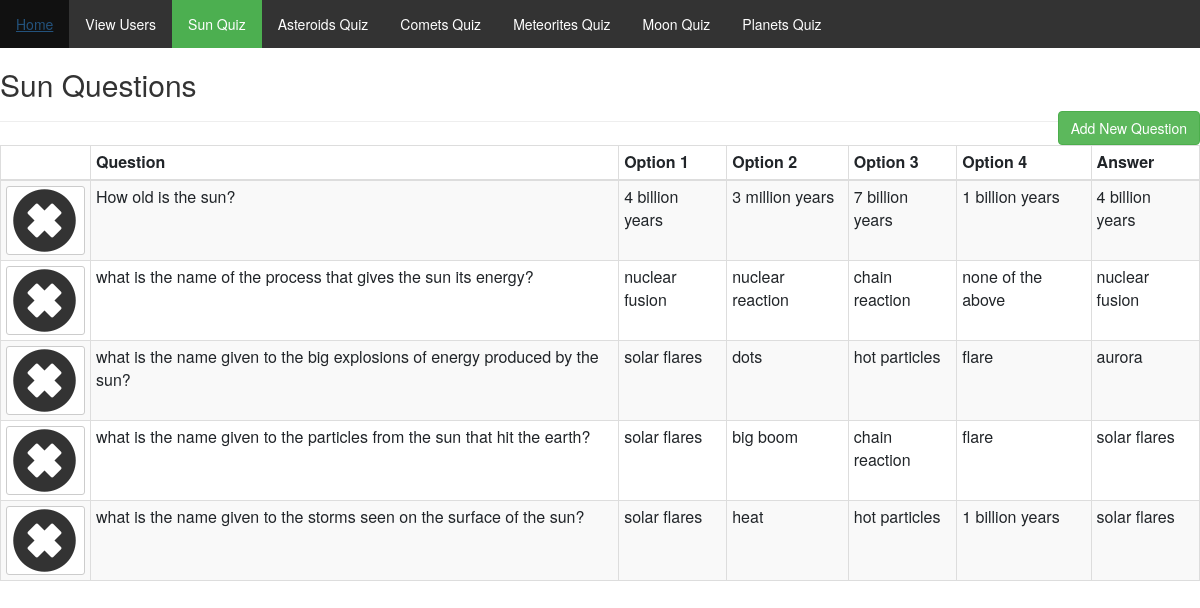
/admin/sun/sunquiz.php, run on the app's committed database.
### tables this page shows
CREATE TABLE `sunquiz` (
  `id` int(255) NOT NULL,
  `que` varchar(255) NOT NULL,
  `option_1` varchar(255) NOT NULL,
  `option_2` varchar(255) NOT NULL,
  `option_3` varchar(255) NOT NULL,
  `option_4` varchar(255) NOT NULL,
  `ans` varchar(255) NOT NULL,
  `userans` text NOT NULL
);

### admin/sun/sunquiz.php (the view, shortened to what this page needs)
<?php
include '../../head.php';
$link = mysqli_connect("localhost", "102600", "choco95*", "starchild");
if(isset($_GET['add'])){
$que=((isset($_POST['que'])));
$opt1=((isset($_POST['option_1'])));
$opt2=((isset($_POST['option_2'])));
$opt3=((isset($_POST['option_3'])));
$opt4=((isset($_POST['option_4'])));
$ans=((isset($_POST['ans'])));
$errors=array();
if($_POST){
    $ansQuery=$link->query("SELECT * FROM sunquiz WHERE ans='$ans'");
    $ansCount = mysqli_num_rows($ansQuery);
    if($ansCount != 0){
        $errors[]='The Entered Question Already Exists In The Database';
    }
    $required = array('que','option_1','option_2','option_3','option_4','ans');
    foreach($required as $f){
        if(empty($_POST[$f])){
            $errors[]='You Must Fill Out All Fields!';
            break;
        }
    }
    if(!empty($errors)){
        echo display_errors($errors);
    }else{
        $link->query("INSERT INTO sunquiz (que, option_1, option_2,option_3,option_4,ans) VALUES ('$que','$opt1','$opt2','$opt3','$opt4','$ans')");
        $_SESSION['success_flash'] = 'Question Has Been Added';
        header('Location: sunquiz.php');
    }
}
?>
<?php
}else{
    $queQuery = $link->query("SELECT * FROM sunquiz ");
    ?>
<link href="../nav.css" type="text/css" rel="stylesheet">
<ul>
                <li><a  href="../index.php" >Home</a></li>
                <li><a  href="../admin.php">View Users</a></li>
                <li><a href="sunquiz.php" class="active">Sun Quiz</a></li>
				        <li><a href="../asteroid/asteroidquiz.php">Asteroids Quiz</a></li>
                <li><a href="../comet/cometquiz.php">Comets Quiz</a></li>
                <li><a href="../meteor/meteorquiz.php">Meteorites Quiz</a></li>
                <li><a href="../moon/moonquiz.php">Moon Quiz</a></li>
                 <li><a href="../planets/planetsquiz.php">Planets Quiz</a></li>
    </ul>
    <h2>Sun Questions</h2>
    <a href="sunquizadd.php" class="btn btn-success pull-right" id="add-product-btn">Add New Question</a>
    <hr>
    <table class="table table-bordered table-striped table-condensed">
        <thead><th></th><th>Question</th><th>Option 1</th><th>Option 2</th><th>Option 3</th><th>Option 4</th><th>Answer</th></thead>
        <tbody>
        <?php while($que = mysqli_fetch_assoc($queQuery)): ?>
            <tr>
                <td>
                <?php if($que['id'] == $que['id']): ?>
                    <a href="sunquiz.php?delete=<?=$que['id']; ?>" class="btn btn-default btn-xs"><span class="glyphicon glyphicon-remove-sign"></span></a>
                <?php endif; ?>
                </td>
                <td><?= $que['que'];?></td>
                <td><?= $que['option_1'];?></td>
                <td><?= $que['option_2'];?></td>
                <td><?= $que['option_3'];?></td>
                <td><?= $que['option_4'];?></td>
                <td><?= $que['ans'];?></td>
            </tr>
<?php endwhile;?>
</tbody>
</table>
<?php } ?>

### css/style.css (style rules this page uses)
*,html,body { margin:0; padding: 0; }
ul { list-style: none; }
ul li { display: inline-block; }

### css/nav.css (style rules this page uses)
span { font-size: 65px; letter-spacing: 2px; font-family: impact; }

### admin/nav.css (style rules this page uses)
ul { list-style-type: none; margin: 0; padding: 0; overflow: hidden; background-color: #333; }
li { float: left; }
li a { display: block; color: white; text-align: center; padding: 14px 16px; text-decoration: none; }
.active { background-color: #4CAF50; }

### data on the page
sunquiz: que "How old is the sun?", option_1 "4 billion years", option_2 "3 million years", option_3 "7 billion years", option_4 "1 billion years", ans "4 billion years"
sunquiz: que "what is the name of the process that gives the sun its energy?", option_1 "nuclear fusion", option_2 "nuclear reaction", option_3 "chain reaction", option_4 "none of the above", ans "nuclear fusion"
sunquiz: que "what is the name given to the big explosions of energy produced by the sun?", option_1 "solar flares", option_2 "dots", option_3 "hot particles", option_4 "flare", ans "aurora"
sunquiz: que "what is the name given to the particles from the sun that hit the earth?", option_1 "solar flares", option_2 "big boom", option_3 "chain reaction", option_4 "flare", ans "solar flares"
sunquiz: que "what is the name given to the storms seen on the surface of the sun?", option_1 "solar flares", option_2 "heat", option_3 "hot particles", option_4 "1 billion years", ans "solar flares"
